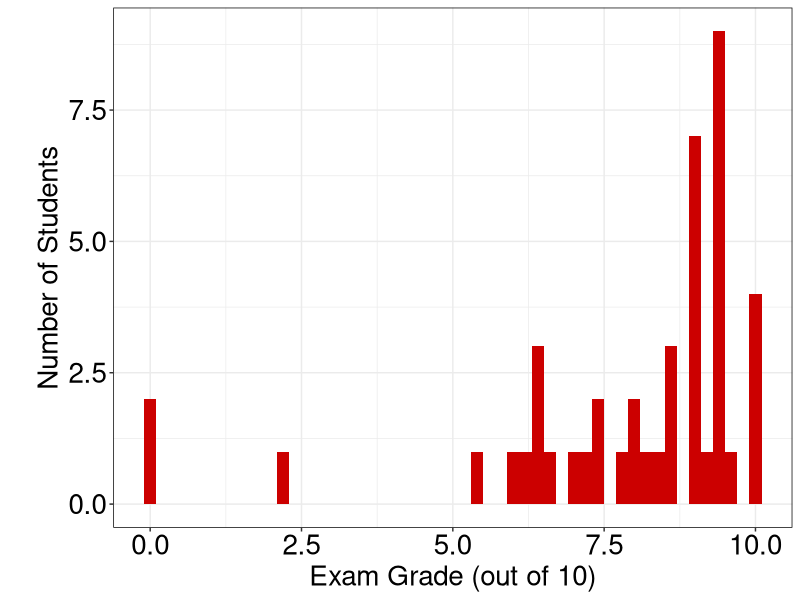

Write the R code that produced this figure.
## ---- chunk 1
library(plyr)
library(ggplot2)
## ---- chunk 2
setwd("/Users/Deborah/desktop/CENG340/grade_dist/Quiz3")

## ---- chunk 3
#To import data
abc <- read.table('quiz3.csv', header=FALSE, sep=',')
colnames(abc)<- "grades"
## ---- chunk 4
abc
## ---- chunk 5
ggplot(abc, aes(x=grades)) + geom_histogram(binwidth = 0.2, fill = "#CC0000") +
  theme(legend.position = "none") +
  theme_bw() +
  theme(axis.text.y = element_text(size = 20, color = "black"),axis.text.x = element_text(size = 20, color = "black"),axis.title.x = element_text(size=20), axis.title.y = element_text(size = 20)) +
  theme(panel.border = element_rect(color = "black"))+
  labs(x = "Exam Grade (out of 10)", y = "\nNumber of Students") 
